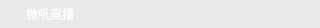
<?xml version="1.0" encoding="UTF-8"?>
<ui version="4.0">
 <class>VhallRenderMaskWdg</class>
 <widget class="QWidget" name="VhallRenderMaskWdg">
  <property name="geometry">
   <rect>
    <x>0</x>
    <y>0</y>
    <width>320</width>
    <height>28</height>
   </rect>
  </property>
  <property name="minimumSize">
   <size>
    <width>175</width>
    <height>28</height>
   </size>
  </property>
  <property name="maximumSize">
   <size>
    <width>16777215</width>
    <height>30</height>
   </size>
  </property>
  <property name="windowTitle">
   <string>VhallRenderMaskWdg</string>
  </property>
  <property name="styleSheet">
   <string notr="true"/>
  </property>
  <layout class="QHBoxLayout" name="horizontalLayout">
   <property name="spacing">
    <number>0</number>
   </property>
   <property name="leftMargin">
    <number>0</number>
   </property>
   <property name="topMargin">
    <number>0</number>
   </property>
   <property name="rightMargin">
    <number>0</number>
   </property>
   <property name="bottomMargin">
    <number>0</number>
   </property>
   <item>
    <widget class="QWidget" name="widget" native="true">
     <property name="styleSheet">
      <string notr="true">QWidget#widget{
background-color: rgb(75, 75, 75,10);
}</string>
     </property>
     <layout class="QHBoxLayout" name="horizontalLayout_2">
      <property name="spacing">
       <number>5</number>
      </property>
      <property name="leftMargin">
       <number>10</number>
      </property>
      <property name="topMargin">
       <number>0</number>
      </property>
      <property name="rightMargin">
       <number>0</number>
      </property>
      <property name="bottomMargin">
       <number>0</number>
      </property>
      <item>
       <widget class="QLabel" name="label_roleLogo">
        <property name="minimumSize">
         <size>
          <width>11</width>
          <height>12</height>
         </size>
        </property>
        <property name="maximumSize">
         <size>
          <width>11</width>
          <height>12</height>
         </size>
        </property>
        <property name="styleSheet">
         <string notr="true">background-color: rgb(255, 255, 255,0);</string>
        </property>
        <property name="text">
         <string/>
        </property>
       </widget>
      </item>
      <item>
       <widget class="CLabel" name="label_userName">
        <property name="styleSheet">
         <string notr="true">color: rgb(255, 255, 255);
font: 12px &quot;微软雅黑&quot;;</string>
        </property>
        <property name="text">
         <string>微吼直播</string>
        </property>
       </widget>
      </item>
     </layout>
    </widget>
   </item>
  </layout>
 </widget>
 <layoutdefault spacing="6" margin="11"/>
 <customwidgets>
  <customwidget>
   <class>CLabel</class>
   <extends>QLabel</extends>
   <header>clabel.h</header>
  </customwidget>
 </customwidgets>
 <resources>
  <include location="../../../VhallLive/project/VhallLive.qrc"/>
 </resources>
 <connections/>
</ui>
